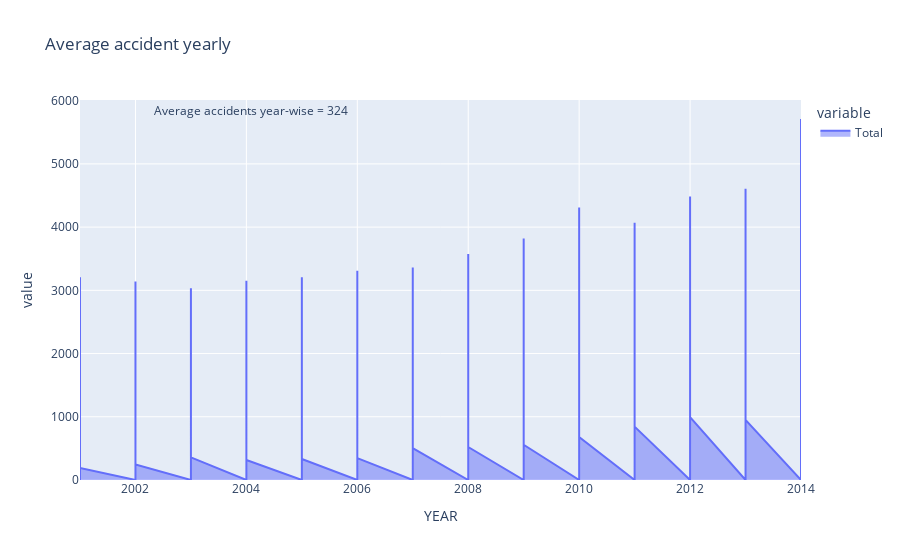

Notebook source saved alongside this figure:
### Code cell
fig = px.area(acc_mode, x='YEAR', y=['Total'], title='Average accident yearly')
mean_accidents = acc_mode['Total'].mean()
fig.add_annotation(xref='paper', yref='paper', x=0.1, y=1, text=f"Average accidents year-wise = {mean_accidents:.0f}",showarrow=False)
fig.show()

### Figure 1 — Plotly figure (JSON) as saved in the notebook; plotly's stock layout.template omitted (floating-point values rounded to 4 significant figures; data arrays with more than 128 entries replaced by an {"elided": "..."} marker saying what was removed)
{"data": [{"fillpattern": {"shape": ""}, "hovertemplate": "variable=Total<br>YEAR=%{x}<br>value=%{y}<extra></extra>", "legendgroup": "Total", "line": {"color": "#636efa"}, "marker": {"symbol": "circle"}, "mode": "lines", "name": "Total", "orientation": "v", "showlegend": true, "stackgroup": "1", "type": "scatter", "x": {"elided": "4910 int values"}, "xaxis": "x", "y": {"elided": "4910 int values"}, "yaxis": "y"}], "layout": {"annotations": [{"showarrow": false, "text": "Average accidents year-wise = 324", "x": 0.1, "xref": "paper", "y": 1, "yref": "paper"}], "legend": {"title": {"text": "variable"}, "tracegroupgap": 0}, "title": {"text": "Average accident yearly"}, "xaxis": {"anchor": "y", "domain": [0, 1], "title": {"text": "YEAR"}}, "yaxis": {"anchor": "x", "domain": [0, 1], "title": {"text": "value"}}}}
